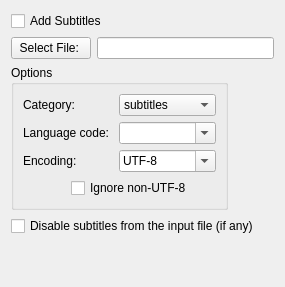
     <widget class="QWidget" name="subtitles">
      <attribute name="title">
       <string>Subtitles</string>
      </attribute>
      <layout class="QVBoxLayout" name="verticalLayout_9">
       <item>
        <widget class="QCheckBox" name="subtitles_add">
         <property name="text">
          <string>Add Subtitles</string>
         </property>
        </widget>
       </item>
       <item>
        <layout class="QGridLayout" name="subtitles_options_layout">
         <item row="0" column="0" colspan="2">
          <layout class="QHBoxLayout" name="horizontalLayout_2">
           <item>
            <widget class="QPushButton" name="subtitles_file_select">
             <property name="text">
              <string>Select File: </string>
             </property>
            </widget>
           </item>
           <item>
            <widget class="QLineEdit" name="subtitles_file"/>
           </item>
          </layout>
         </item>
         <item row="1" column="0">
          <widget class="QGroupBox" name="subtitles_options">
           <property name="title">
            <string>Options</string>
           </property>
           <layout class="QGridLayout" name="gridLayout_10">
            <item row="0" column="0" colspan="2">
             <widget class="QLabel" name="label_43">
              <property name="text">
               <string>Category: </string>
              </property>
             </widget>
            </item>
            <item row="1" column="0" colspan="2">
             <widget class="QLabel" name="label_44">
              <property name="text">
               <string>Language code: </string>
              </property>
             </widget>
            </item>
            <item row="2" column="0" colspan="2">
             <widget class="QLabel" name="label_45">
              <property name="text">
               <string>Encoding:</string>
              </property>
             </widget>
            </item>
            <item row="0" column="2">
             <widget class="QComboBox" name="subtitles_category">
              <item>
               <property name="text">
                <string>subtitles</string>
               </property>
              </item>
              <item>
               <property name="text">
                <string>commentary</string>
               </property>
              </item>
              <item>
               <property name="text">
                <string>transcript</string>
               </property>
              </item>
              <item>
               <property name="text">
                <string>lyrics</string>
               </property>
              </item>
             </widget>
            </item>
            <item row="2" column="2">
             <widget class="QComboBox" name="subtitles_encoding">
              <property name="editable">
               <bool>true</bool>
              </property>
              <item>
               <property name="text">
                <string>UTF-8</string>
               </property>
              </item>
              <item>
               <property name="text">
                <string>iso-8859-1</string>
               </property>
              </item>
              <item>
               <property name="text">
                <string>latin1</string>
               </property>
              </item>
             </widget>
            </item>
            <item row="3" column="1" colspan="2">
             <widget class="QCheckBox" name="subtitles_ignore_nonutf">
              <property name="toolTip">
               <string>When reading an UTF-8 subtitles text file, any invalid UTF-8
sequence will be ignored. This may be useful if there are stray
sequences in an otherwise UTF-8 file. Note that, since those
invalid sequences will be removed from the output, this option is
not a substitute to converting a non UTF-8 file to UTF-8.</string>
              </property>
              <property name="text">
               <string>Ignore non-UTF-8</string>
              </property>
             </widget>
            </item>
            <item row="3" column="0">
             <widget class="QLabel" name="label_46">
              <property name="minimumSize">
               <size>
                <width>10</width>
                <height>0</height>
               </size>
              </property>
              <property name="text">
               <string/>
              </property>
             </widget>
            </item>
            <item row="1" column="2">
             <widget class="QComboBox" name="subtitles_language">
              <property name="toolTip">
               <string>Sets the language of the subtitles stream.
Language must be a language tag according to RFC 3066
(usually a two letter language code, optionally followed
by a dash (or underscore) and a region code.
Examples include en, it, ja, en_GB, de_DE, etc.)</string>
              </property>
              <property name="editable">
               <bool>true</bool>
              </property>
             </widget>
            </item>
           </layout>
          </widget>
         </item>
         <item row="1" column="1">
          <spacer name="horizontalSpacer_13">
           <property name="orientation">
            <enum>Qt::Horizontal</enum>
           </property>
           <property name="sizeHint" stdset="0">
            <size>
             <width>40</width>
             <height>20</height>
            </size>
           </property>
          </spacer>
         </item>
        </layout>
       </item>
       <item>
        <widget class="QCheckBox" name="subtitles_disable_input">
         <property name="text">
          <string>Disable subtitles from the input file (if any)</string>
         </property>
        </widget>
       </item>
       <item>
        <spacer name="verticalSpacer_13">
         <property name="orientation">
          <enum>Qt::Vertical</enum>
         </property>
         <property name="sizeHint" stdset="0">
          <size>
           <width>20</width>
           <height>40</height>
          </size>
         </property>
        </spacer>
       </item>
      </layout>
     </widget>
